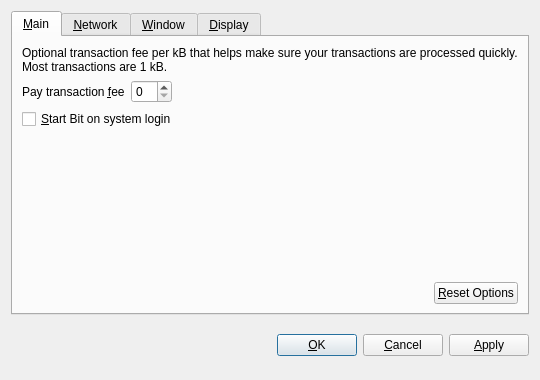
<?xml version="1.0" encoding="UTF-8"?>
<ui version="4.0">
 <class>OptionsDialog</class>
 <widget class="QDialog" name="OptionsDialog">
  <property name="geometry">
   <rect>
    <x>0</x>
    <y>0</y>
    <width>540</width>
    <height>380</height>
   </rect>
  </property>
  <property name="windowTitle">
   <string>Options</string>
  </property>
  <property name="modal">
   <bool>true</bool>
  </property>
  <layout class="QVBoxLayout" name="verticalLayout">
   <item>
    <widget class="QTabWidget" name="tabWidget">
     <property name="tabPosition">
      <enum>QTabWidget::North</enum>
     </property>
     <property name="currentIndex">
      <number>0</number>
     </property>
     <widget class="QWidget" name="tabMain">
      <attribute name="title">
       <string>&amp;Main</string>
      </attribute>
      <layout class="QVBoxLayout" name="verticalLayout_Main">
       <item>
        <widget class="QLabel" name="transactionFeeInfoLabel">
         <property name="text">
          <string>Optional transaction fee per kB that helps make sure your transactions are processed quickly. Most transactions are 1 kB.</string>
         </property>
         <property name="textFormat">
          <enum>Qt::PlainText</enum>
         </property>
         <property name="wordWrap">
          <bool>true</bool>
         </property>
        </widget>
       </item>
       <item>
        <layout class="QHBoxLayout" name="horizontalLayout_1_Main">
         <item>
          <widget class="QLabel" name="transactionFeeLabel">
           <property name="text">
            <string>Pay transaction &amp;fee</string>
           </property>
           <property name="textFormat">
            <enum>Qt::PlainText</enum>
           </property>
           <property name="buddy">
            <cstring>transactionFee</cstring>
           </property>
          </widget>
         </item>
         <item>
          <widget class="BitcoinAmountField" name="transactionFee"/>
         </item>
         <item>
          <spacer name="horizontalSpacer_1_Main">
           <property name="orientation">
            <enum>Qt::Horizontal</enum>
           </property>
           <property name="sizeHint" stdset="0">
            <size>
             <width>40</width>
             <height>20</height>
            </size>
           </property>
          </spacer>
         </item>
        </layout>
       </item>
       <item>
        <widget class="QCheckBox" name="bitcoinAtStartup">
         <property name="toolTip">
          <string>Automatically start Bit after logging in to the system.</string>
         </property>
         <property name="text">
          <string>&amp;Start Bit on system login</string>
         </property>
        </widget>
       </item>
       <item>
        <spacer name="verticalSpacer_Main">
         <property name="orientation">
          <enum>Qt::Vertical</enum>
         </property>
         <property name="sizeHint" stdset="0">
          <size>
           <width>20</width>
           <height>40</height>
          </size>
         </property>
        </spacer>
       </item>
       <item>
        <layout class="QHBoxLayout" name="horizontalLayout_2_Main">
         <item>
          <spacer name="horizontalSpacer_2_Main">
           <property name="orientation">
            <enum>Qt::Horizontal</enum>
           </property>
           <property name="sizeHint" stdset="0">
            <size>
             <width>40</width>
             <height>20</height>
            </size>
           </property>
          </spacer>
         </item>
         <item>
          <widget class="QPushButton" name="resetButton">
           <property name="toolTip">
            <string>Reset all client options to default.</string>
           </property>
           <property name="text">
            <string>&amp;Reset Options</string>
           </property>
           <property name="autoDefault">
            <bool>false</bool>
           </property>
          </widget>
         </item>
        </layout>
       </item>
      </layout>
     </widget>
     <widget class="QWidget" name="tabNetwork">
      <attribute name="title">
       <string>&amp;Network</string>
      </attribute>
      <layout class="QVBoxLayout" name="verticalLayout_Network">
       <item>
        <widget class="QCheckBox" name="mapPortUpnp">
         <property name="toolTip">
          <string>Automatically open the Bit client port on the router. This only works when your router supports UPnP and it is enabled.</string>
         </property>
         <property name="text">
          <string>Map port using &amp;UPnP</string>
         </property>
        </widget>
       </item>
       <item>
        <widget class="QCheckBox" name="connectSocks">
         <property name="toolTip">
          <string>Connect to the Bit network through a SOCKS proxy (e.g. when connecting through Tor).</string>
         </property>
         <property name="text">
          <string>&amp;Connect through SOCKS proxy:</string>
         </property>
        </widget>
       </item>
       <item>
        <layout class="QHBoxLayout" name="horizontalLayout_Network">
         <item>
          <widget class="QLabel" name="proxyIpLabel">
           <property name="text">
            <string>Proxy &amp;IP:</string>
           </property>
           <property name="textFormat">
            <enum>Qt::PlainText</enum>
           </property>
           <property name="buddy">
            <cstring>proxyIp</cstring>
           </property>
          </widget>
         </item>
         <item>
          <widget class="QValidatedLineEdit" name="proxyIp">
           <property name="maximumSize">
            <size>
             <width>140</width>
             <height>16777215</height>
            </size>
           </property>
           <property name="toolTip">
            <string>IP address of the proxy (e.g. 127.0.0.1)</string>
           </property>
          </widget>
         </item>
         <item>
          <widget class="QLabel" name="proxyPortLabel">
           <property name="text">
            <string>&amp;Port:</string>
           </property>
           <property name="textFormat">
            <enum>Qt::PlainText</enum>
           </property>
           <property name="buddy">
            <cstring>proxyPort</cstring>
           </property>
          </widget>
         </item>
         <item>
          <widget class="QLineEdit" name="proxyPort">
           <property name="maximumSize">
            <size>
             <width>55</width>
             <height>16777215</height>
            </size>
           </property>
           <property name="toolTip">
            <string>Port of the proxy (e.g. 9050)</string>
           </property>
          </widget>
         </item>
         <item>
          <widget class="QLabel" name="socksVersionLabel">
           <property name="text">
            <string>SOCKS &amp;Version:</string>
           </property>
           <property name="textFormat">
            <enum>Qt::PlainText</enum>
           </property>
           <property name="buddy">
            <cstring>socksVersion</cstring>
           </property>
          </widget>
         </item>
         <item>
          <widget class="QValueComboBox" name="socksVersion">
           <property name="toolTip">
            <string>SOCKS version of the proxy (e.g. 5)</string>
           </property>
          </widget>
         </item>
         <item>
          <spacer name="horizontalSpacer_Network">
           <property name="orientation">
            <enum>Qt::Horizontal</enum>
           </property>
           <property name="sizeHint" stdset="0">
            <size>
             <width>40</width>
             <height>20</height>
            </size>
           </property>
          </spacer>
         </item>
        </layout>
       </item>
       <item>
        <spacer name="verticalSpacer_Network">
         <property name="orientation">
          <enum>Qt::Vertical</enum>
         </property>
         <property name="sizeHint" stdset="0">
          <size>
           <width>20</width>
           <height>40</height>
          </size>
         </property>
        </spacer>
       </item>
      </layout>
     </widget>
     <widget class="QWidget" name="tabWindow">
      <attribute name="title">
       <string>&amp;Window</string>
      </attribute>
      <layout class="QVBoxLayout" name="verticalLayout_Window">
       <item>
        <widget class="QCheckBox" name="minimizeToTray">
         <property name="toolTip">
          <string>Show only a tray icon after minimizing the window.</string>
         </property>
         <property name="text">
          <string>&amp;Minimize to the tray instead of the taskbar</string>
         </property>
        </widget>
       </item>
       <item>
        <widget class="QCheckBox" name="minimizeOnClose">
         <property name="toolTip">
          <string>Minimize instead of exit the application when the window is closed. When this option is enabled, the application will be closed only after selecting Quit in the menu.</string>
         </property>
         <property name="text">
          <string>M&amp;inimize on close</string>
         </property>
        </widget>
       </item>
       <item>
        <spacer name="verticalSpacer_Window">
         <property name="orientation">
          <enum>Qt::Vertical</enum>
         </property>
         <property name="sizeHint" stdset="0">
          <size>
           <width>20</width>
           <height>40</height>
          </size>
         </property>
        </spacer>
       </item>
      </layout>
     </widget>
     <widget class="QWidget" name="tabDisplay">
      <attribute name="title">
       <string>&amp;Display</string>
      </attribute>
      <layout class="QVBoxLayout" name="verticalLayout_Display">
       <item>
        <layout class="QHBoxLayout" name="horizontalLayout_1_Display">
         <item>
          <widget class="QLabel" name="langLabel">
           <property name="text">
            <string>User Interface &amp;language:</string>
           </property>
           <property name="textFormat">
            <enum>Qt::PlainText</enum>
           </property>
           <property name="buddy">
            <cstring>lang</cstring>
           </property>
          </widget>
         </item>
         <item>
          <widget class="QValueComboBox" name="lang">
           <property name="toolTip">
            <string>The user interface language can be set here. This setting will take effect after restarting Bit.</string>
           </property>
          </widget>
         </item>
        </layout>
       </item>
       <item>
        <layout class="QHBoxLayout" name="horizontalLayout_2_Display">
         <item>
          <widget class="QLabel" name="unitLabel">
           <property name="text">
            <string>&amp;Unit to show amounts in:</string>
           </property>
           <property name="textFormat">
            <enum>Qt::PlainText</enum>
           </property>
           <property name="buddy">
            <cstring>unit</cstring>
           </property>
          </widget>
         </item>
         <item>
          <widget class="QValueComboBox" name="unit">
           <property name="toolTip">
            <string>Choose the default subdivision unit to show in the interface and when sending coins.</string>
           </property>
          </widget>
         </item>
        </layout>
       </item>
       <item>
        <widget class="QCheckBox" name="displayAddresses">
         <property name="toolTip">
          <string>Whether to show Bit addresses in the transaction list or not.</string>
         </property>
         <property name="text">
          <string>&amp;Display addresses in transaction list</string>
         </property>
        </widget>
       </item>
       <item>
        <widget class="QCheckBox" name="coinControlFeatures">
         <property name="toolTip">
          <string>Whether to show coin control features or not.</string>
         </property>
         <property name="text">
          <string>Display coin &amp;control features (experts only!)</string>
         </property>
        </widget>
       </item>
       <item>
        <spacer name="verticalSpacer_Display">
         <property name="orientation">
          <enum>Qt::Vertical</enum>
         </property>
         <property name="sizeHint" stdset="0">
          <size>
           <width>20</width>
           <height>40</height>
          </size>
         </property>
        </spacer>
       </item>
      </layout>
     </widget>
    </widget>
   </item>
   <item>
    <layout class="QHBoxLayout" name="horizontalLayout_Buttons">
     <item>
      <spacer name="horizontalSpacer_1">
       <property name="orientation">
        <enum>Qt::Horizontal</enum>
       </property>
       <property name="sizeHint" stdset="0">
        <size>
         <width>40</width>
         <height>48</height>
        </size>
       </property>
      </spacer>
     </item>
     <item>
      <widget class="QLabel" name="statusLabel">
       <property name="font">
        <font>
         <weight>75</weight>
         <bold>true</bold>
        </font>
       </property>
       <property name="text">
        <string/>
       </property>
       <property name="textFormat">
        <enum>Qt::PlainText</enum>
       </property>
       <property name="wordWrap">
        <bool>true</bool>
       </property>
      </widget>
     </item>
     <item>
      <spacer name="horizontalSpacer_2">
       <property name="orientation">
        <enum>Qt::Horizontal</enum>
       </property>
       <property name="sizeHint" stdset="0">
        <size>
         <width>40</width>
         <height>48</height>
        </size>
       </property>
      </spacer>
     </item>
     <item>
      <widget class="QPushButton" name="okButton">
       <property name="text">
        <string>&amp;OK</string>
       </property>
      </widget>
     </item>
     <item>
      <widget class="QPushButton" name="cancelButton">
       <property name="text">
        <string>&amp;Cancel</string>
       </property>
       <property name="autoDefault">
        <bool>false</bool>
       </property>
      </widget>
     </item>
     <item>
      <widget class="QPushButton" name="applyButton">
       <property name="text">
        <string>&amp;Apply</string>
       </property>
       <property name="autoDefault">
        <bool>false</bool>
       </property>
      </widget>
     </item>
    </layout>
   </item>
  </layout>
 </widget>
 <customwidgets>
  <customwidget>
   <class>BitcoinAmountField</class>
   <extends>QSpinBox</extends>
   <header>bitcoinamountfield.h</header>
  </customwidget>
  <customwidget>
   <class>QValueComboBox</class>
   <extends>QComboBox</extends>
   <header>qvaluecombobox.h</header>
  </customwidget>
  <customwidget>
   <class>QValidatedLineEdit</class>
   <extends>QLineEdit</extends>
   <header>qvalidatedlineedit.h</header>
  </customwidget>
 </customwidgets>
 <resources/>
 <connections/>
</ui>
